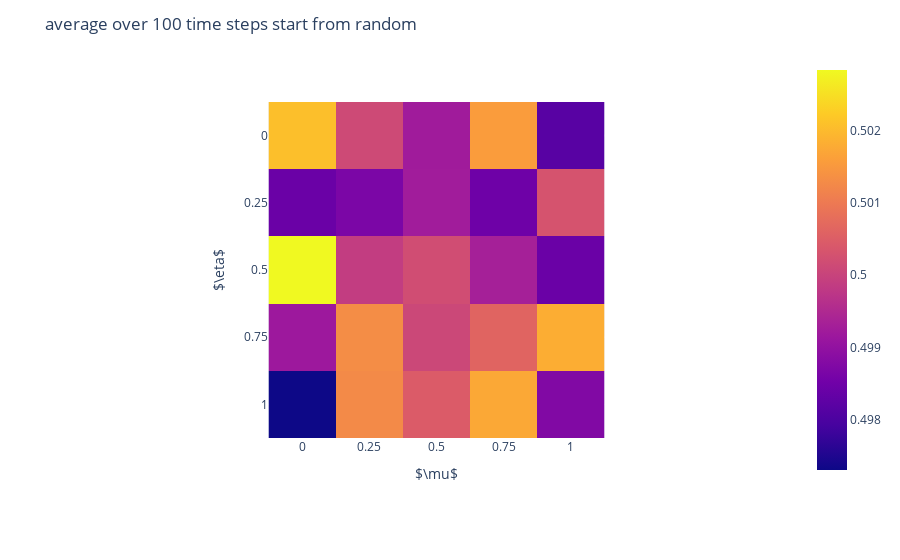
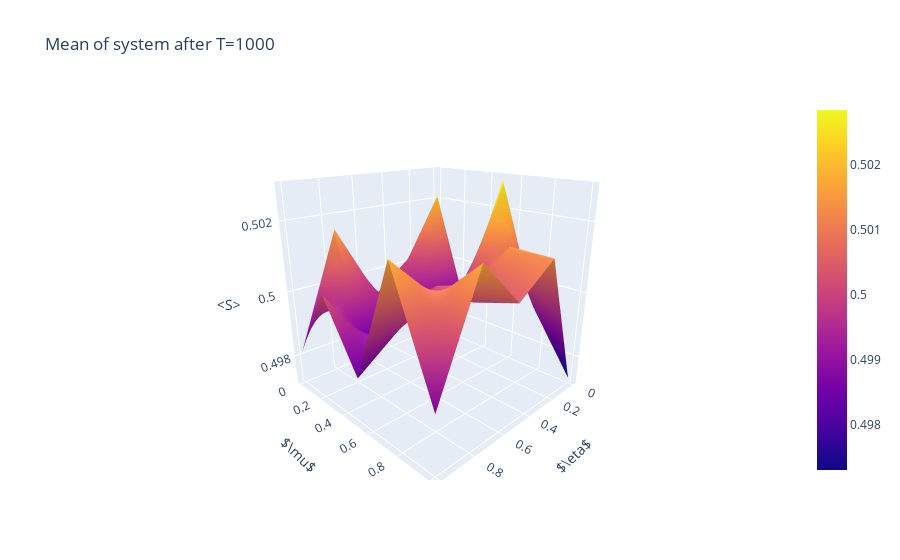

Source (notebook cell) for these figures, in order:
### Code cell
fig = px.imshow(results)
fig.update_layout(xaxis_title = r'$\mu$', yaxis_title = r'$\eta$',\
                 title = 'average over 100 time steps start from random',
                 xaxis = dict(ticktext = a, tickvals = np.arange(b.size)),\
                 yaxis = dict(ticktext = b, tickvals = np.arange(b.size)))
fig.show()

xx, yy = np.meshgrid(a, b)

print(xx.shape)

layout = go.Layout(xaxis = dict(title = 'tes0912093t'),\
                   yaxis = dict(title = 'aklsfal;dkfj;'),\
#                    zaxis = dict(title = 'aklsdfja;df;j'),\
                   title = 'testing')
fig = go.Figure(data = [go.Surface(x = a, y = b,z = results)], \
               )

fig.update_layout(scene = dict(xaxis = dict(title = r'$\eta$'),\
                   yaxis = dict(title = r'$\mu$'),\
                   zaxis = dict(title = '<S>'),\
                   ),\
                 title = 'Mean of system after T=1000')

fig.show()

### Figure 1 — Plotly figure (JSON) as saved in the notebook; plotly's stock layout.template omitted (floating-point values rounded to 4 significant figures)
{"data": [{"coloraxis": "coloraxis", "hovertemplate": "x: %{x}<br>y: %{y}<br>color: %{z}<extra></extra>", "type": "heatmap", "z": [[0.5021, 0.5001, 0.4992, 0.5016, 0.4982], [0.4984, 0.4987, 0.4992, 0.4985, 0.5003], [0.5028, 0.4999, 0.5002, 0.4993, 0.4984], [0.4992, 0.5013, 0.5001, 0.5006, 0.5018], [0.4973, 0.5013, 0.5005, 0.5017, 0.4988]]}], "layout": {"autosize": true, "coloraxis": {"colorscale": [[0, "#0d0887"], [0.1111, "#46039f"], [0.2222, "#7201a8"], [0.3333, "#9c179e"], [0.4444, "#bd3786"], [0.5556, "#d8576b"], [0.6667, "#ed7953"], [0.7778, "#fb9f3a"], [0.8889, "#fdca26"], [1, "#f0f921"]]}, "margin": {"t": 60}, "title": {"text": "average over 100 time steps start from random"}, "xaxis": {"autorange": true, "constrain": "domain", "domain": [0, 1], "range": [-0.5, 4.5], "scaleanchor": "y", "ticktext": [0, 0.25, 0.5, 0.75, 1], "tickvals": [0, 1, 2, 3, 4], "title": {"text": "$\\mu$"}}, "yaxis": {"autorange": true, "constrain": "domain", "domain": [0.1, 0.9], "range": [4.5, -0.5], "ticktext": [0, 0.25, 0.5, 0.75, 1], "tickvals": [0, 1, 2, 3, 4], "title": {"text": "$\\eta$"}}}}

### Figure 2 — Plotly figure (JSON) as saved in the notebook; plotly's stock layout.template omitted (floating-point values rounded to 4 significant figures)
{"data": [{"type": "surface", "x": [0, 0.25, 0.5, 0.75, 1], "y": [0, 0.25, 0.5, 0.75, 1], "z": [[0.5021, 0.5001, 0.4992, 0.5016, 0.4982], [0.4984, 0.4987, 0.4992, 0.4985, 0.5003], [0.5028, 0.4999, 0.5002, 0.4993, 0.4984], [0.4992, 0.5013, 0.5001, 0.5006, 0.5018], [0.4973, 0.5013, 0.5005, 0.5017, 0.4988]]}], "layout": {"autosize": true, "scene": {"aspectmode": "auto", "aspectratio": {"x": 1, "y": 1, "z": 1}, "camera": {"center": {"x": 0, "y": 0, "z": 0}, "eye": {"x": 1.429, "y": 1.447, "z": 0.7429}, "projection": {"type": "perspective"}, "up": {"x": 0, "y": 0, "z": 1}}, "xaxis": {"title": {"text": "$\\eta$"}, "type": "linear"}, "yaxis": {"title": {"text": "$\\mu$"}, "type": "linear"}, "zaxis": {"title": {"text": "<S>"}}}, "title": {"text": "Mean of system after T=1000"}}}
